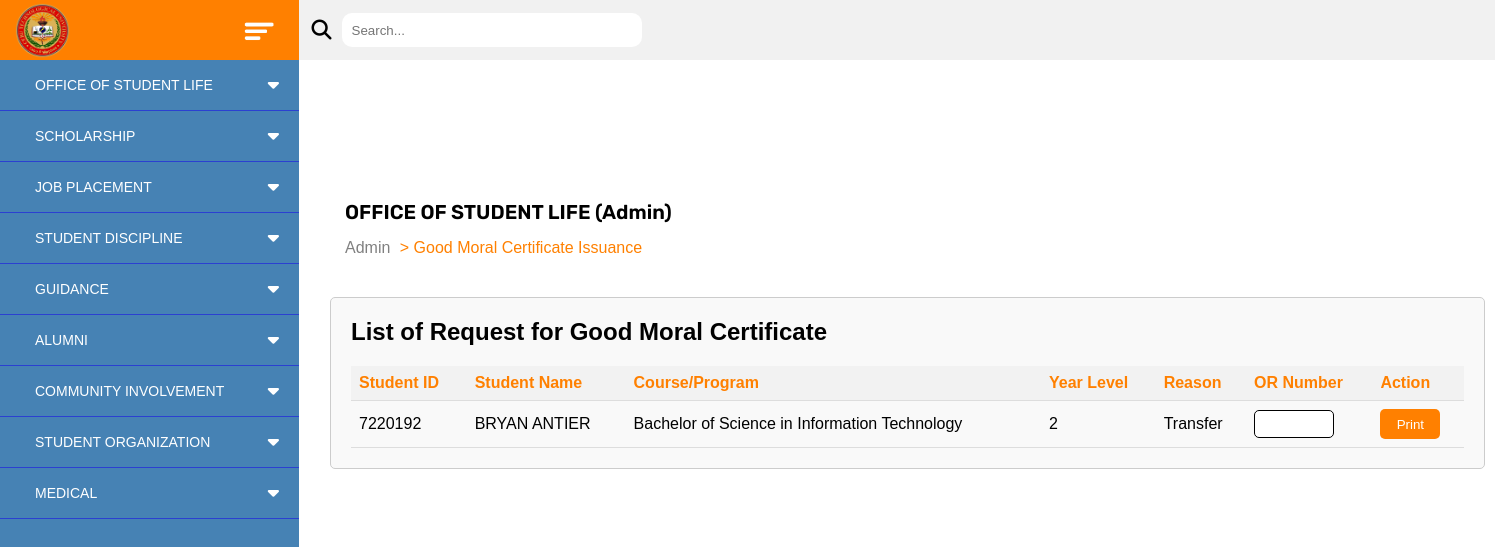
/requested-gmc, run on an earlier commit of the app's database.
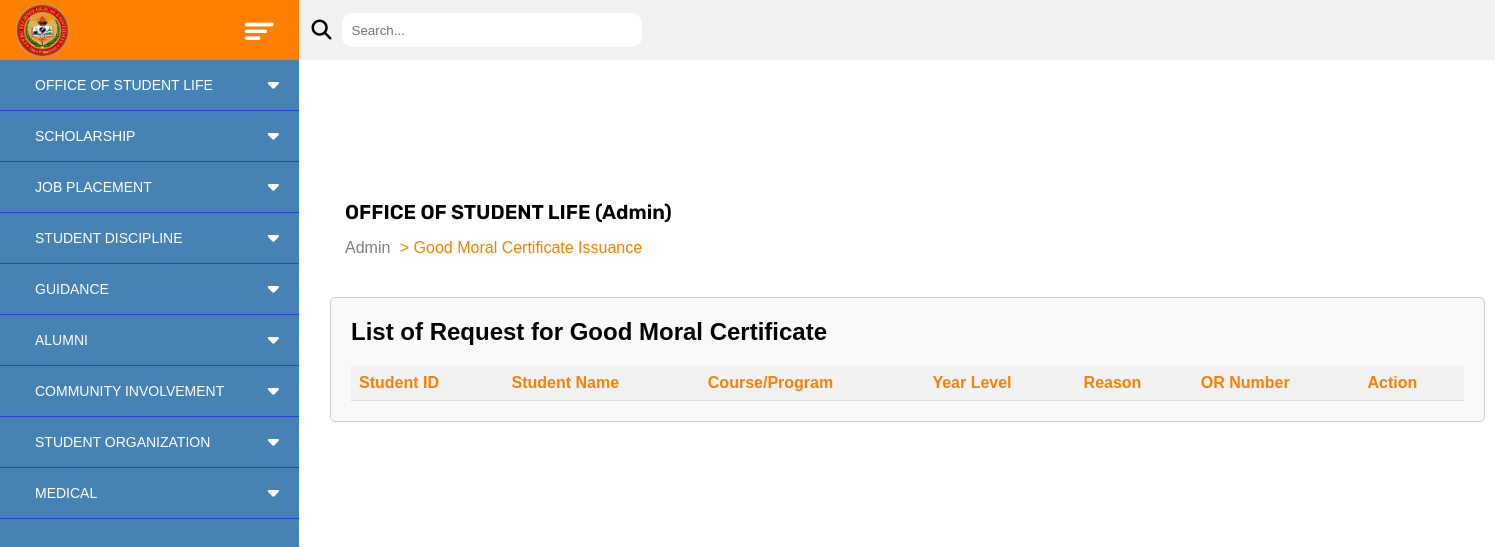
And on a later commit of the database.
### studentLife_system/models.py (models this page shows, shortened)
class RequestedGMC(models.Model):
    student = models.ForeignKey(studentInfo, on_delete=models.CASCADE)
    reason = models.TextField()
    or_num = models.CharField(max_length=100, null=True, blank=True)
    request_date = models.DateTimeField(auto_now_add=True)
    processed = models.BooleanField(default=False)  # Add this field

class studentInfo(models.Model):
    studID = models.IntegerField(primary_key=True)
    lrn = models.CharField(max_length = 12)
    lastname = models.CharField(max_length = 100)
    firstname = models.CharField( max_length = 100)
    middlename = models.CharField(max_length = 50)
    degree = models.CharField(max_length = 150)
    yearlvl = models.CharField(max_length = 10)
    sex = models.CharField(max_length = 10)
    emailadd = models.EmailField()
    contact = models.CharField(max_length = 11)
    class Meta:
        ordering = ['lastname']  # Specify the default ordering herea

### studentLife_system/views.py (the view)
# urls.py: path('requested-gmc', views.adminRequestedGmc, name='adminRequestedGmc'),
def adminRequestedGmc(request):
    gmc_requests = RequestedGMC.objects.filter(processed=False)
    context = {"gmc_requests": gmc_requests}
    return render(request, "adminUser/adminRequestedGmc.html", context)

### templates/adminUser/adminRequestedGmc.html (shortened to what this page needs)
{% extends 'adminUser/adminmain.html' %}
{% load static %}
{% load tz %}
{% block bodycontent %}
<link rel="stylesheet" href="{% static 'requestgmc.css' %}" />
<div class="body-content">
    <div class="sub-title">
        <h3>OFFICE OF STUDENT LIFE (Admin)</h3>
        <p class="hometext">Admin</p>
        <p class="certxt">> Good Moral Certificate Issuance</p>
    </div>
    <div class="gmc-form">
        <form id="trackerForm" action="{% url 'adminRequestedGmc' %}" method="GET">
            <h2>List of Request for Good Moral Certificate</h2>
        </form>
        <table id="trackerTable">
            <thead>
                <tr>
                    <th>Student ID</th>
                    <th>Student Name</th>
                    <th>Course/Program</th>
                    <th>Year Level</th>
                    <th>Reason</th>
                    <th>OR Number</th>
                    <th>Action</th>
                </tr>
            </thead>
            <tbody>
                {% for request in gmc_requests %}
                <tr>
                    <td>{{ request.student.studID }}</td>
                    <td>{{ request.student.firstname }} {{ request.student.lastname }}</td>
                    <td>{{ request.student.degree }}</td>
                    <td>{{ request.student.yearlvl }}</td>
                    <td>{{ request.reason }}</td>
                    <td><input type="text" name="ornum" class="ornum-input" data-request-id="{{ request.id }}"></td>
                    <td><button class="printBtn" data-request-id="{{ request.id }}">Print</button></td>
                </tr>
                {% endfor %}
            </tbody>
        </table>
    </div>
</div>
{% endblock bodycontent %}

### templates/adminUser/adminmain.html (shortened to what this page needs)
{% load static %}
<!DOCTYPE html>
    <head>
        <link rel="stylesheet" href="https://cdnjs.cloudflare.com/ajax/libs/font-awesome/5.15.4/css/all.min.css">
        <link
        rel="stylesheet"
        href="https://cdnjs.cloudflare.com/ajax/libs/font-awesome/6.4.2/css/all.min.css"
        />
        <link rel="stylesheet" href="{% static 'main.css'%}">
    </head>
    <body>
        <div class="orange-bar">
            <img src="{% static 'images/CTU_logo.png' %}" class="logo">
            <img src="{% static 'images/barSort.png' %}" class="bars">
        </div>
        <div class="left-side">
        <nav class="side-nav">
        <ul>
            <li><a href="#" class="studentlife-btn">OFFICE OF STUDENT LIFE
                <span class="fas fa-caret-down first"></span>
            </a>
            </li>
            <li><a href="#" class="scholar-btn">SCHOLARSHIP
                <span class="fas fa-caret-down second"></span>
            </a>
            </li>
            <li><a href="#" class="jobplace-btn">JOB PLACEMENT
                <span class="fas fa-caret-down third"></span>
            </a>
            </li>
            <li><a href="#" class="student_disc-btn">STUDENT DISCIPLINE
               <span class="fas fa-caret-down fourth"></span>
            </a>
            </li>
            <li><a href="#" class="guide-btn">GUIDANCE
               <span class="fas fa-caret-down fifth"></span>
            </a>
            </li>
            <li><a href="#" class="alumni-btn">ALUMNI
               <span class="fas fa-caret-down sixth"></span>
            </a>
            </li>
            <li><a href="#" class="community-btn">COMMUNITY INVOLVEMENT
               <span class="fas fa-caret-down seventh"></span>
            </a>
            </li>
            <li><a href="#" class="student_org-btn">STUDENT ORGANIZATION
               <span class="fas fa-caret-down eight"></span>
            </a>
            </li>
            <li><a href="#" class="medical-btn">MEDICAL
               <span class="fas fa-caret-down ninth"></span>
            </a>
            </li>
        </ul>
        </div>
        <div class="search-container">
            <div class="search-icon">
                <i class="fa-solid fa-magnifying-glass"></i>
            </div>
            <input type="text" placeholder="Search...">
        </div>
        {% block bodycontent %}
        {% endblock bodycontent %}
    </body>
</html>

### static/main.css (style rules this page uses)
* { margin: 0; padding: 0; box-sizing: border-box; font-family: 'Poppins', sans-serif; color: white; list-style-type: none; }
.left-side { display: flex; width: 299px; height: 100vh; flex-direction: column; }
.side-nav { margin-top: 60px; width: 299px; height: 100%; position: fixed; background: #4682B4; overflow-y: auto; scrollbar-width: none; }
.orange-bar { height: 60px; background-color: #FF8000; width: 299px; z-index: 100; position: fixed; }
.logo { height: 55px; margin-left: 15px; margin-top: 3px; }
.bars { height: 25px; margin-left: 170px; margin-bottom: 13px; }
.search-container { position: fixed; top: 0; left: 299px; width: 100%; background-color: #f1f1f1; padding: 12.5px; box-sizing: border-box; display: flex; align-items: center; height: 60px; z-index: 1000; }
.search-icon i { margin-right: 10px; cursor: pointer; color: black; font-size: 20px; }
input[type="text"] { padding: 9.6px; border: transparent; border-radius: 10px; box-sizing: border-box; padding-left: 10px; align-items:left; color: black; width: 300px; }
.side-nav li { line-height: 30px; }
.side-nav ul li { line-height: 50px; border-bottom: 1px solid #2B40D1; }
.side-nav ul li a { position: relative; color: white; padding-left: 30px; text-decoration: none; font-size: 14px; display: block; width: 100%; border-left: 5px solid transparent; }
.side-nav ul li a span { position: absolute; top: 50%; right: 20px; transform: translateY(-50%); font-size: 18px; transition: transform 0.4s; }

### static/requestgmc.css (style rules this page uses)
.body-content { margin-top: -750px; }
.sub-title { margin-top: 150px; margin-left: 345px; }
.sub-title h3 { color: black; font-family: "Rubik", sans-serif; font-size: 20px; font-weight: 600; margin-bottom: 15px; }
.sub-title p { display: inline; }
.hometext { color: gray; }
.certxt { margin-left: 5px; color: #ff8000; }
.gmc-form { width: 1155px; margin: 0 auto; padding: 20px; border: 1px solid #ccc; border-radius: 5px; background-color: #f9f9f9; color: black; margin-top: 40px; margin-left: 330px; }
.gmc-form h2 { color: black; margin-bottom: 20px; }
table { margin-top: 20px; width: 100%; border-collapse: collapse; }
table th, table td { padding: 8px; text-align: left; border-bottom: 1px solid #ddd; }
table th { background-color: #f2f2f2; color: #ff8000; }

What changed in the data, as far as the page shows it:
removed RequestedGMC: student.studID "7220192", student.firstname "BRYAN", student.lastname "ANTIER", student.degree "Bachelor of Science in Information Technology", student.yearlvl "2", reason "Transfer"
